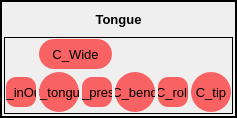
              <widget class="QFrame" name="frame_5">
               <property name="font">
                <font>
                 <pointsize>10</pointsize>
                 <weight>75</weight>
                 <bold>true</bold>
                </font>
               </property>
               <property name="frameShape">
                <enum>QFrame::WinPanel</enum>
               </property>
               <property name="frameShadow">
                <enum>QFrame::Plain</enum>
               </property>
               <layout class="QGridLayout" name="gridLayout_7">
                <property name="leftMargin">
                 <number>2</number>
                </property>
                <property name="topMargin">
                 <number>2</number>
                </property>
                <property name="rightMargin">
                 <number>2</number>
                </property>
                <property name="bottomMargin">
                 <number>2</number>
                </property>
                <property name="spacing">
                 <number>3</number>
                </property>
                <item row="0" column="0">
                 <widget class="QLabel" name="label_9">
                  <property name="minimumSize">
                   <size>
                    <width>0</width>
                    <height>30</height>
                   </size>
                  </property>
                  <property name="maximumSize">
                   <size>
                    <width>16777215</width>
                    <height>30</height>
                   </size>
                  </property>
                  <property name="font">
                   <font>
                    <pointsize>10</pointsize>
                    <weight>75</weight>
                    <bold>true</bold>
                   </font>
                  </property>
                  <property name="text">
                   <string>Tongue</string>
                  </property>
                  <property name="alignment">
                   <set>Qt::AlignCenter</set>
                  </property>
                 </widget>
                </item>
                <item row="1" column="0">
                 <widget class="QFrame" name="frame_4">
                  <property name="frameShape">
                   <enum>QFrame::Box</enum>
                  </property>
                  <property name="frameShadow">
                   <enum>QFrame::Plain</enum>
                  </property>
                  <layout class="QGridLayout" name="gridLayout_6">
                   <property name="leftMargin">
                    <number>1</number>
                   </property>
                   <property name="topMargin">
                    <number>1</number>
                   </property>
                   <property name="rightMargin">
                    <number>1</number>
                   </property>
                   <property name="bottomMargin">
                    <number>1</number>
                   </property>
                   <property name="spacing">
                    <number>3</number>
                   </property>
                   <item row="0" column="1" colspan="2">
                    <widget class="QPushButton" name="CTRL_C_tongue_wideNarrow">
                     <property name="minimumSize">
                      <size>
                       <width>47</width>
                       <height>30</height>
                      </size>
                     </property>
                     <property name="font">
                      <font>
                       <pointsize>10</pointsize>
                       <weight>50</weight>
                       <bold>false</bold>
                      </font>
                     </property>
                     <property name="styleSheet">
                      <string notr="true">QPushButton{
background-color: rgba(255, 0, 0, 150);
border-style: outset;
border-width: 0px;
border-radius: 15px;
border-color: red;
}
QPushButton:hover{
background-color:rgba(0,0,200,60); 
color: black;}
QPushButton:checked{
background-color: rgba(0,255, 0 ,200);
border-style: inset; }

</string>
                     </property>
                     <property name="text">
                      <string>C_Wide</string>
                     </property>
                    </widget>
                   </item>
                   <item row="1" column="0">
                    <widget class="QPushButton" name="CTRL_C_tongue_inOut">
                     <property name="minimumSize">
                      <size>
                       <width>30</width>
                       <height>30</height>
                      </size>
                     </property>
                     <property name="maximumSize">
                      <size>
                       <width>30</width>
                       <height>30</height>
                      </size>
                     </property>
                     <property name="font">
                      <font>
                       <pointsize>10</pointsize>
                       <weight>50</weight>
                       <bold>false</bold>
                      </font>
                     </property>
                     <property name="styleSheet">
                      <string notr="true">QPushButton{
background-color: rgba(255, 0, 0, 150);
border-style: outset;
border-width: 0px;
border-radius: 10px;
border-color: red;
}
QPushButton:hover{
background-color:rgba(0,0,200,60); 
color: black;}
QPushButton:checked{
background-color: rgba(0,255, 0 ,200);
border-style: inset; }

</string>
                     </property>
                     <property name="text">
                      <string>C_inOut</string>
                     </property>
                    </widget>
                   </item>
                   <item row="1" column="2">
                    <widget class="QPushButton" name="CTRL_C_tongue_press">
                     <property name="minimumSize">
                      <size>
                       <width>30</width>
                       <height>30</height>
                      </size>
                     </property>
                     <property name="maximumSize">
                      <size>
                       <width>30</width>
                       <height>30</height>
                      </size>
                     </property>
                     <property name="font">
                      <font>
                       <pointsize>10</pointsize>
                       <weight>50</weight>
                       <bold>false</bold>
                      </font>
                     </property>
                     <property name="styleSheet">
                      <string notr="true">QPushButton{
background-color: rgba(255, 0, 0, 150);
border-style: outset;
border-width: 0px;
border-radius: 10px;
border-color: red;
}
QPushButton:hover{
background-color:rgba(0,0,200,60); 
color: black;}
QPushButton:checked{
background-color: rgba(0,255, 0 ,200);
border-style: inset; }

</string>
                     </property>
                     <property name="text">
                      <string>C_press</string>
                     </property>
                    </widget>
                   </item>
                   <item row="1" column="3">
                    <widget class="QPushButton" name="CTRL_C_tongue_bendTwist">
                     <property name="minimumSize">
                      <size>
                       <width>40</width>
                       <height>40</height>
                      </size>
                     </property>
                     <property name="maximumSize">
                      <size>
                       <width>40</width>
                       <height>40</height>
                      </size>
                     </property>
                     <property name="font">
                      <font>
                       <pointsize>10</pointsize>
                       <weight>50</weight>
                       <bold>false</bold>
                      </font>
                     </property>
                     <property name="styleSheet">
                      <string notr="true">QPushButton{
background-color: rgba(255, 0, 0, 150);
border-style: outset;
border-width: 0px;
border-radius: 20px;
border-color: red;
}
QPushButton:hover{
background-color:rgba(0,0,200,60); 
color: black;}
QPushButton:checked{
background-color: rgba(0,255, 0 ,200);
border-style: inset; }

</string>
                     </property>
                     <property name="text">
                      <string>C_bend</string>
                     </property>
                    </widget>
                   </item>
                   <item row="1" column="1">
                    <widget class="QPushButton" name="CTRL_C_tongue_move">
                     <property name="minimumSize">
                      <size>
                       <width>40</width>
                       <height>40</height>
                      </size>
                     </property>
                     <property name="maximumSize">
                      <size>
                       <width>40</width>
                       <height>40</height>
                      </size>
                     </property>
                     <property name="font">
                      <font>
                       <pointsize>10</pointsize>
                       <weight>50</weight>
                       <bold>false</bold>
                      </font>
                     </property>
                     <property name="styleSheet">
                      <string notr="true">QPushButton{
background-color: rgba(255, 0, 0, 150);
border-style: outset;
border-width: 0px;
border-radius: 20px;
border-color: red;
}
QPushButton:hover{
background-color:rgba(0,0,200,60); 
color: black;}
QPushButton:checked{
background-color: rgba(0,255, 0 ,200);
border-style: inset; }

</string>
                     </property>
                     <property name="text">
                      <string>C_tongue</string>
                     </property>
                    </widget>
                   </item>
                   <item row="1" column="4">
                    <widget class="QPushButton" name="CTRL_C_tongue_roll">
                     <property name="minimumSize">
                      <size>
                       <width>30</width>
                       <height>30</height>
                      </size>
                     </property>
                     <property name="maximumSize">
                      <size>
                       <width>30</width>
                       <height>30</height>
                      </size>
                     </property>
                     <property name="font">
                      <font>
                       <pointsize>10</pointsize>
                       <weight>50</weight>
                       <bold>false</bold>
                      </font>
                     </property>
                     <property name="styleSheet">
                      <string notr="true">QPushButton{
background-color: rgba(255, 0, 0, 150);
border-style: outset;
border-width: 0px;
border-radius: 10px;
border-color: red;
}
QPushButton:hover{
background-color:rgba(0,0,200,60); 
color: black;}
QPushButton:checked{
background-color: rgba(0,255, 0 ,200);
border-style: inset; }

</string>
                     </property>
                     <property name="text">
                      <string>C_roll</string>
                     </property>
                    </widget>
                   </item>
                   <item row="1" column="5">
                    <widget class="QPushButton" name="CTRL_C_tongue_tipMove">
                     <property name="minimumSize">
                      <size>
                       <width>40</width>
                       <height>40</height>
                      </size>
                     </property>
                     <property name="maximumSize">
                      <size>
                       <width>40</width>
                       <height>40</height>
                      </size>
                     </property>
                     <property name="font">
                      <font>
                       <pointsize>10</pointsize>
                       <weight>50</weight>
                       <bold>false</bold>
                      </font>
                     </property>
                     <property name="styleSheet">
                      <string notr="true">QPushButton{
background-color: rgba(255, 0, 0, 150);
border-style: outset;
border-width: 0px;
border-radius: 20px;
border-color: red;
}
QPushButton:hover{
background-color:rgba(0,0,200,60); 
color: black;}
QPushButton:checked{
background-color: rgba(0,255, 0 ,200);
border-style: inset; }

</string>
                     </property>
                     <property name="text">
                      <string>C_tip</string>
                     </property>
                    </widget>
                   </item>
                  </layout>
                 </widget>
                </item>
               </layout>
              </widget>
